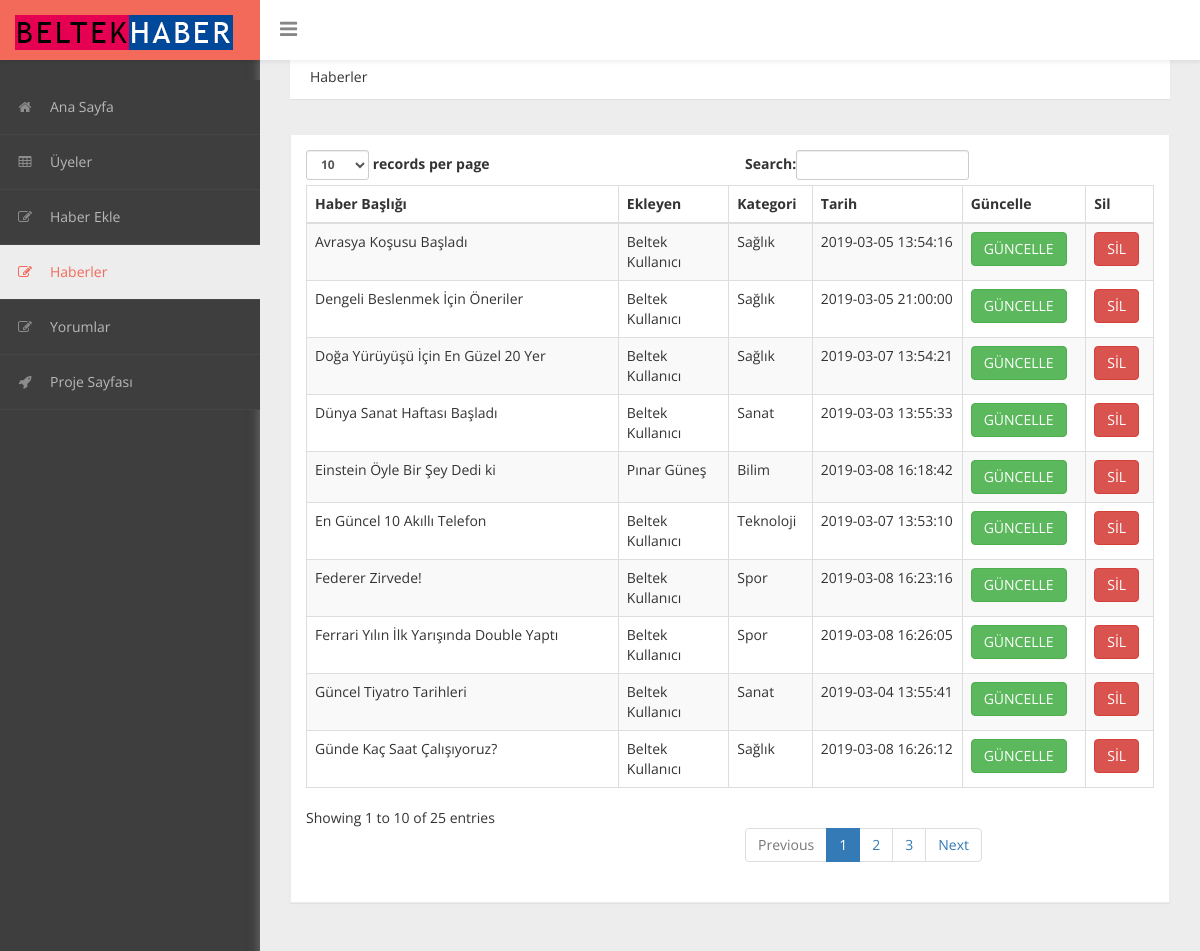
Screenshot of /admin/index.php?sayfa=haberler (signed in) with the database file from the repository.
### tables this page shows
CREATE TABLE `haberler` (
  `id` int(4) NOT NULL,
  `baslik` varchar(255) NOT NULL,
  `metin` text NOT NULL,
  `kategori` varchar(20) NOT NULL,
  `resim` varchar(20) NOT NULL,
  `okunmaSayisi` int(10) NOT NULL,
  `yorumSayisi` int(4) NOT NULL,
  `zaman` timestamp NOT NULL DEFAULT CURRENT_TIMESTAMP ON UPDATE CURRENT_TIMESTAMP,
  `ekleyen` int(4) NOT NULL
);

CREATE TABLE `kullanicilar` (
  `id` int(4) NOT NULL,
  `ad` varchar(40) NOT NULL,
  `soyad` varchar(40) NOT NULL,
  `eposta` varchar(40) NOT NULL,
  `sifre` varchar(32) NOT NULL,
  `yetki` int(11) NOT NULL
);

### admin/haberler.php (the view)
<div class="header">
	<ol class="breadcrumb">
	Haberler
	</ol>
</div>
<div id="page-inner">
            <div class="row">
                <div class="col-md-12">
                    <div class="panel panel-default">
                        <div class="panel-body">
                            <div class="table-responsive">
                                <table class="table table-striped table-bordered table-hover" id="dataTables-example">
                                    <thead>
                                        <tr>
                                            <th>Haber Başlığı</th>
                                            <th>Ekleyen</th>
											<th>Kategori</th>
                                            <th>Tarih</th>
                                            <th>Güncelle</th>
                                            <th>Sil</th>
                                        </tr>
                                    </thead>
                                    <tbody>
<?php
	$sorgu = "SELECT haberler.*, kullanicilar.id AS kid, kullanicilar.ad, kullanicilar.soyad FROM haberler INNER JOIN kullanicilar ON haberler.ekleyen = kullanicilar.id";
	$veriler = mysqli_query($baglanti, $sorgu);
	while($veri = mysqli_fetch_array($veriler)){
	echo '<tr>';
	echo '<td>'.$veri["baslik"].'</td>';
	echo '<td>'.$veri["ad"].' '.$veri["soyad"].'</td>';
	echo '<td>'.$veri["kategori"].'</td>';
	echo '<td>'.$veri["zaman"].'</td>';
	echo '<td><a class="btn btn-success" href="?sayfa=haber-guncelle&id='.$veri["id"].'">GÜNCELLE</a></td>';
	echo '<td>';
	echo '<a class="btn btn-danger" href="?sayfa=haber-sil&id='.$veri["id"].'">SİL</a>';
	echo '</td>';
	echo '</tr>';
	}
?>
                                    </tbody>
                                </table>
                            </div>
                        </div>
                    </div>
                </div>
            </div>
        </div>

### admin/assets/css/custom-styles.css (style rules this page uses)
body { font-family: 'Open Sans', sans-serif; background: #3E3E3E; }
#page-inner { width:100%; margin:10px 20px 10px 0px; background-color:transparent; padding: 15px 30px; min-height:1200px; }
.panel { border-radius:0px; }
.breadcrumb { padding: 12px 10px 12px 20px; margin-bottom: 20px; list-style: none; border-radius: 0; -webkit-box-shadow: 0 1px 1px rgba(0,0,0,.05); box-shadow: 0 1px 1px rgba(0,0,0,.05);background: #fff; }
.panel-default { border-color: #ECECEC; }
.header { margin: 0 30px; }

### rows the page displays
haberler: baslik "Dünya Sanat Haftası Başladı", kullanicilar.ad "Beltek", kullanicilar.soyad "Kullanıcı", kategori "Sanat", zaman "2019-03-03 13:55:33"
haberler: baslik "Güncel Tiyatro Tarihleri", kullanicilar.ad "Beltek", kullanicilar.soyad "Kullanıcı", kategori "Sanat", zaman "2019-03-04 13:55:41"
haberler: baslik "Einstein Öyle Bir Şey Dedi ki", kullanicilar.ad "Pınar", kullanicilar.soyad "Güneş", kategori "Bilim", zaman "2019-03-08 16:18:42"
haberler: baslik "Avrasya Koşusu Başladı", kullanicilar.ad "Beltek", kullanicilar.soyad "Kullanıcı", kategori "Sağlık", zaman "2019-03-05 13:54:16"
haberler: baslik "Dengeli Beslenmek İçin Öneriler", kullanicilar.ad "Beltek", kullanicilar.soyad "Kullanıcı", kategori "Sağlık", zaman "2019-03-05 21:00:00"
haberler: baslik "En Güncel 10 Akıllı Telefon", kullanicilar.ad "Beltek", kullanicilar.soyad "Kullanıcı", kategori "Teknoloji", zaman "2019-03-07 13:53:10"
haberler: baslik "Doğa Yürüyüşü İçin En Güzel 20 Yer", kullanicilar.ad "Beltek", kullanicilar.soyad "Kullanıcı", kategori "Sağlık", zaman "2019-03-07 13:54:21"
haberler: baslik "Federer Zirvede!", kullanicilar.ad "Beltek", kullanicilar.soyad "Kullanıcı", kategori "Spor", zaman "2019-03-08 16:23:16"
haberler: baslik "Günde Kaç Saat Çalışıyoruz?", kullanicilar.ad "Beltek", kullanicilar.soyad "Kullanıcı", kategori "Sağlık", zaman "2019-03-08 16:26:12"
haberler: baslik "Ferrari Yılın İlk Yarışında Double Yaptı", kullanicilar.ad "Beltek", kullanicilar.soyad "Kullanıcı", kategori "Spor", zaman "2019-03-08 16:26:05"
